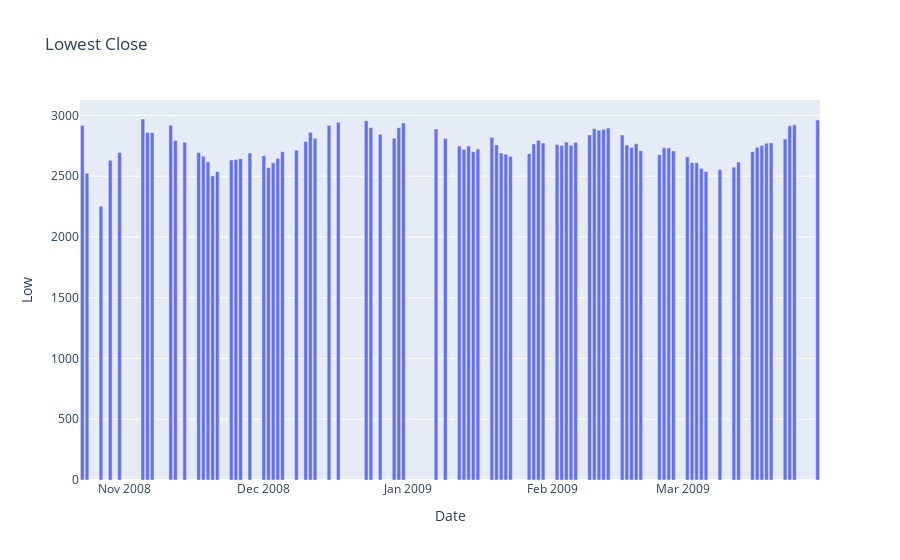

Source (notebook cell):
### Code cell
cost = ds.query("Close <= 3000")
figure = px.bar(cost, x=cost["Date"], y = cost["Low"], title="Lowest Close")
figure.show()
